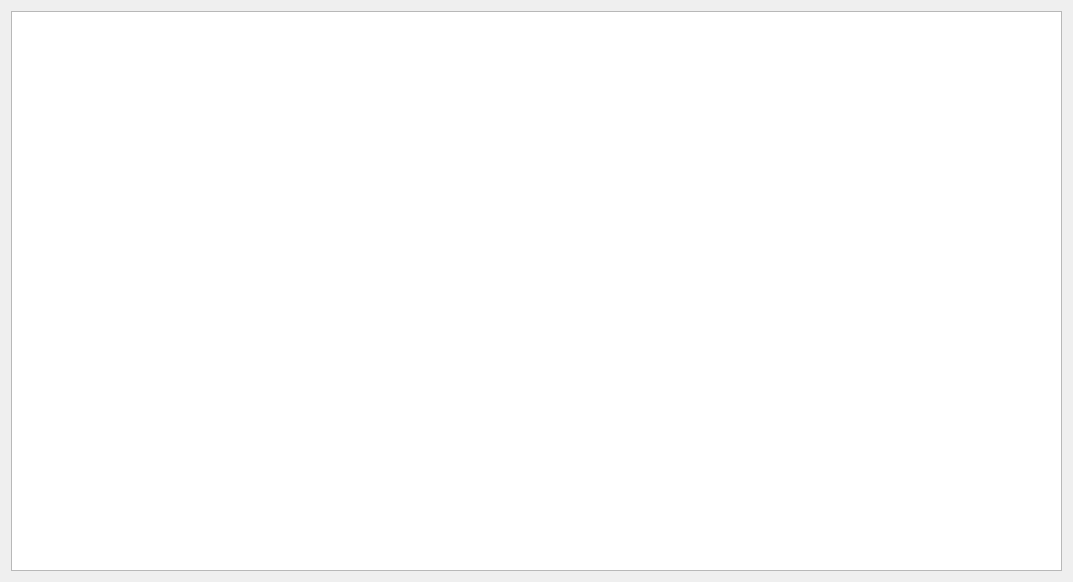
<?xml version="1.0" encoding="UTF-8"?>
<ui version="4.0">
 <class>SubServer</class>
 <widget class="QWidget" name="SubServer">
  <property name="geometry">
   <rect>
    <x>0</x>
    <y>0</y>
    <width>1073</width>
    <height>582</height>
   </rect>
  </property>
  <property name="windowTitle">
   <string>SubServer</string>
  </property>
  <layout class="QGridLayout" name="gridLayout">
   <item row="0" column="0">
    <widget class="QTextEdit" name="logEdit">
     <property name="undoRedoEnabled">
      <bool>false</bool>
     </property>
     <property name="readOnly">
      <bool>true</bool>
     </property>
    </widget>
   </item>
  </layout>
 </widget>
 <resources/>
 <connections/>
</ui>
